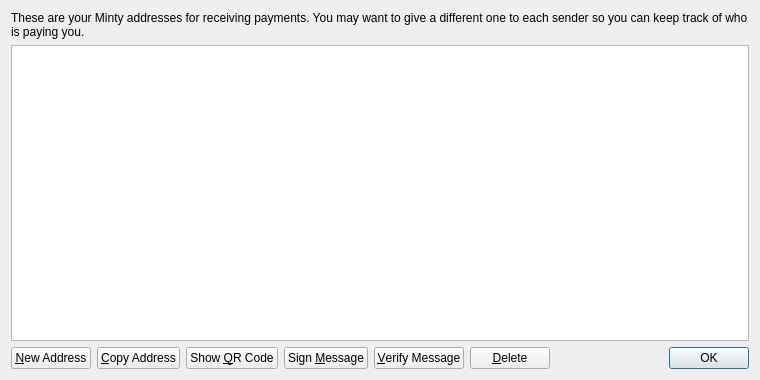
<?xml version="1.0" encoding="UTF-8"?>
<ui version="4.0">
 <class>AddressBookPage</class>
 <widget class="QWidget" name="AddressBookPage">
  <property name="geometry">
   <rect>
    <x>0</x>
    <y>0</y>
    <width>760</width>
    <height>380</height>
   </rect>
  </property>
  <property name="windowTitle">
   <string>Address Book</string>
  </property>
  <layout class="QVBoxLayout" name="verticalLayout">
   <item>
    <widget class="QLabel" name="labelExplanation">
     <property name="text">
      <string>These are your Minty addresses for receiving payments. You may want to give a different one to each sender so you can keep track of who is paying you.</string>
     </property>
     <property name="textFormat">
      <enum>Qt::PlainText</enum>
     </property>
     <property name="wordWrap">
      <bool>true</bool>
     </property>
    </widget>
   </item>
   <item>
    <widget class="QTableView" name="tableView">
     <property name="contextMenuPolicy">
      <enum>Qt::CustomContextMenu</enum>
     </property>
     <property name="toolTip">
      <string>Double-click to edit address or label</string>
     </property>
     <property name="tabKeyNavigation">
      <bool>false</bool>
     </property>
     <property name="alternatingRowColors">
      <bool>true</bool>
     </property>
     <property name="selectionMode">
      <enum>QAbstractItemView::SingleSelection</enum>
     </property>
     <property name="selectionBehavior">
      <enum>QAbstractItemView::SelectRows</enum>
     </property>
     <property name="sortingEnabled">
      <bool>true</bool>
     </property>
     <attribute name="verticalHeaderVisible">
      <bool>false</bool>
     </attribute>
    </widget>
   </item>
   <item>
    <layout class="QHBoxLayout" name="horizontalLayout">
     <item>
      <widget class="QPushButton" name="newAddressButton">
       <property name="toolTip">
        <string>Create a new address</string>
       </property>
       <property name="text">
        <string>&amp;New Address</string>
       </property>
       <property name="icon">
        <iconset resource="../bitcoin.qrc">
         <normaloff>:/icons/add</normaloff>:/icons/add</iconset>
       </property>
      </widget>
     </item>
     <item>
      <widget class="QPushButton" name="copyToClipboard">
       <property name="toolTip">
        <string>Copy the currently selected address to the system clipboard</string>
       </property>
       <property name="text">
        <string>&amp;Copy Address</string>
       </property>
       <property name="icon">
        <iconset resource="../bitcoin.qrc">
         <normaloff>:/icons/editcopy</normaloff>:/icons/editcopy</iconset>
       </property>
      </widget>
     </item>
     <item>
      <widget class="QPushButton" name="showQRCode">
       <property name="text">
        <string>Show &amp;QR Code</string>
       </property>
       <property name="icon">
        <iconset resource="../bitcoin.qrc">
         <normaloff>:/icons/qrcode</normaloff>:/icons/qrcode</iconset>
       </property>
      </widget>
     </item>
     <item>
      <widget class="QPushButton" name="signMessage">
       <property name="toolTip">
        <string>Sign a message to prove you own a Minty address</string>
       </property>
       <property name="text">
        <string>Sign &amp;Message</string>
       </property>
       <property name="icon">
        <iconset resource="../bitcoin.qrc">
         <normaloff>:/icons/edit</normaloff>:/icons/edit</iconset>
       </property>
      </widget>
     </item>
     <item>
      <widget class="QPushButton" name="verifyMessage">
       <property name="toolTip">
        <string>Verify a message to ensure it was signed with a specified Minty address</string>
       </property>
       <property name="text">
        <string>&amp;Verify Message</string>
       </property>
       <property name="icon">
        <iconset resource="../bitcoin.qrc">
         <normaloff>:/icons/transaction_0</normaloff>:/icons/transaction_0</iconset>
       </property>
      </widget>
     </item>
     <item>
      <widget class="QPushButton" name="deleteButton">
       <property name="toolTip">
        <string>Delete the currently selected address from the list</string>
       </property>
       <property name="text">
        <string>&amp;Delete</string>
       </property>
       <property name="icon">
        <iconset resource="../bitcoin.qrc">
         <normaloff>:/icons/remove</normaloff>:/icons/remove</iconset>
       </property>
      </widget>
     </item>
     <item>
      <spacer name="horizontalSpacer">
       <property name="orientation">
        <enum>Qt::Horizontal</enum>
       </property>
       <property name="sizeHint" stdset="0">
        <size>
         <width>40</width>
         <height>20</height>
        </size>
       </property>
      </spacer>
     </item>
     <item>
      <widget class="QDialogButtonBox" name="buttonBox">
       <property name="sizePolicy">
        <sizepolicy hsizetype="Maximum" vsizetype="Fixed">
         <horstretch>0</horstretch>
         <verstretch>0</verstretch>
        </sizepolicy>
       </property>
       <property name="standardButtons">
        <set>QDialogButtonBox::Ok</set>
       </property>
      </widget>
     </item>
    </layout>
   </item>
  </layout>
 </widget>
 <resources>
  <include location="../bitcoin.qrc"/>
 </resources>
 <connections/>
</ui>
